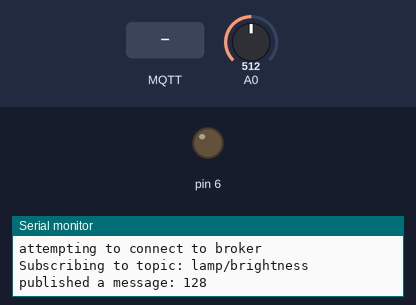
Simulated run of this sketch. Board: Arduino Uno WiFi Rev2. Parts: output pins drawn as LEDs (lit = HIGH), the last lines printed to the serial monitor. The inputs (shaded band) are chosen by the test bench; at power-on: A0 = 512. WiFi joins after 1.5 s; servers stay silent unless stated; no MQTT or app messages arrive unless stated; not simulated (calls return 0 or success): arduino_secrets.h.

Above: at 4.7 s.
4.8 s: MQTT message "5" arrives on the first subscribed topic
At 5.5 s:
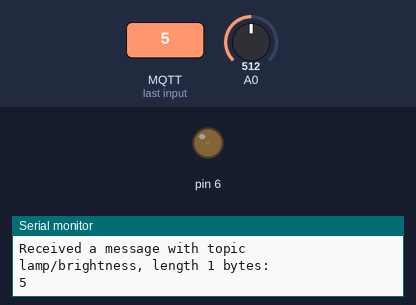
6.3 s: MQTT message "90" arrives on the first subscribed topic
At 6.7 s:
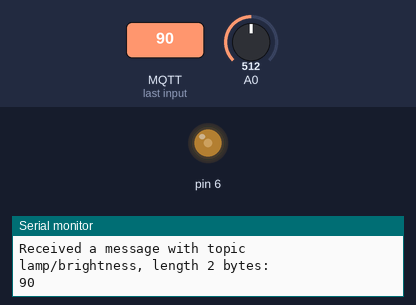
7.8 s: MQTT message "200" arrives on the first subscribed topic
At 9.0 s:
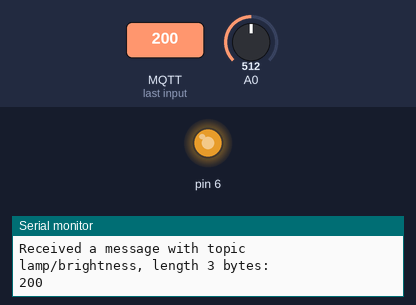
Timing chart, 0 to 10.8 s (numbered marks = the images above; inputs shaded):
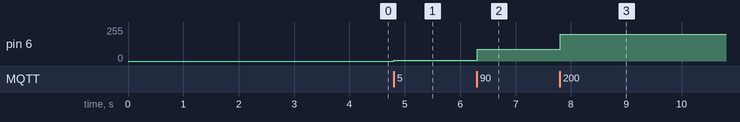

Measured:
- after the input at 4.8 s, pin 6: 0/255 → 5/255 at once
- after the input at 6.3 s, pin 6: 5/255 → 90/255 at once
- after the input at 7.8 s, pin 6: 90/255 → 200/255 at once

The sketch:

ArduinoMqttClientLamp.ino
```cpp
/*
  MQTT Client Lamp sender/receiver

  This sketch demonstrates an MQTT client that connects to a broker, subscribes to a topic,
  and both listens for messages on that topic and sends messages to it, a random number between 0 and 255.
  When the client receives a message, it parses it, and PWMs an LED on pin 6.

  This sketch uses https://public.cloud.shiftr.io as the MQTT broker, but others will work as well.
  See https://tigoe.github.io/mqtt-examples/#broker-client-settings for connection details.

Libraries used:
  * http://librarymanager/All#WiFiNINA or
  * http://librarymanager/All#WiFi101
  * http://librarymanager/All#WiFiS3
  * http://librarymanager/All#ArduinoMqttClient

  the arduino_secrets.h file:
  #define SECRET_SSID ""    // network name
  #define SECRET_PASS ""    // network password
  #define SECRET_MQTT_USER "public" // broker username
  #define SECRET_MQTT_PASS "public" // broker password

  created 11 June 2020
  updated 7 Nov 2024
  by Tom Igoe
*/

#include <WiFiNINA.h>  // use this for Nano 33 IoT, MKR1010, Uno WiFi
// #include <WiFi101.h>    // use this for MKR1000
// #include <WiFiS3.h>  // use this for Uno R4 WiFi
// #include <ESP8266WiFi.h>  // use this for ESP8266-based boards
#include <ArduinoMqttClient.h>
#include "arduino_secrets.h"

// initialize WiFi connection as SSL:
WiFiClient wifi;
MqttClient mqttClient(wifi);

// details for MQTT client:
char broker[] = "yoursite.com";
int port = 1883;
char topic[] = "lamp/brightness";
String clientID = "lightClient-";

// last time the client sent a message, in ms:
long lastSensorReading = 0;
int threshold = 4;

void setup() {
  // initialize serial:
  Serial.begin(9600);
  // wait for serial monitor to open:
  if (!Serial) delay(3000);
  pinMode(6, OUTPUT);
  // connect to WiFi:
  connectToNetwork();
  // make the clientID unique by adding the last three digits of the MAC address:
  byte mac[6];
  WiFi.macAddress(mac);
  for (int i = 0; i < 3; i++) {
    clientID += String(mac[i], HEX);
  }
  // set the credentials for the MQTT client:
  mqttClient.setId(clientID);
  // if needed, login to the broker with a username and password:
  mqttClient.setUsernamePassword(SECRET_MQTT_USER, SECRET_MQTT_PASS);
}

void loop() {
  // if you disconnected from the network, reconnect:
  if (WiFi.status() != WL_CONNECTED) {
    connectToNetwork();
    // skip the rest of the loop until you are connected:
    return;
  }

  // if not connected to the broker, try to connect:
  if (!mqttClient.connected()) {
    Serial.println("attempting to connect to broker");
    connectToBroker();
  }
  // poll for new messages from the broker:
  mqttClient.poll();
 // get an analog reading, divide by 4 to set range to 0-255:

  int sensorReading = analogRead(A0) / 4;

  // once every interval, send a message:
  if (abs(sensorReading - lastSensorReading) > threshold) {
     if (mqttClient.connected()) {
      // start a new message on the topic:
      mqttClient.beginMessage("lamp/knob");
      // print the body of the message:
      mqttClient.print(sensorReading);
      // send the message:
      mqttClient.endMessage();
      // send a serial notification:
      Serial.print("published a message: ");
      Serial.println(sensorReading);
      // save reading for next time:
      lastSensorReading = sensorReading;
    }
  }
}

boolean connectToBroker() {
  // if the MQTT client is not connected:
  if (!mqttClient.connect(broker, port)) {
    // print out the error message:
    Serial.print("MOTT connection failed. Error no: ");
    Serial.println(mqttClient.connectError());
    // return that you're not connected:
    return false;
  }

  // set the message receive callback:
  mqttClient.onMessage(onMqttMessage);
  // subscribe to a topic:
  Serial.print("Subscribing to topic: ");
  Serial.println(topic);
  mqttClient.subscribe(topic);

  // once you're connected, you
  // return that you're connected:
  return true;
}

void onMqttMessage(int messageSize) {
  // we received a message, print out the topic and contents
  Serial.println("Received a message with topic ");
  Serial.print(mqttClient.messageTopic());
  Serial.print(", length ");
  Serial.print(messageSize);
  Serial.println(" bytes:");
  String incoming = "";
  // use the Stream interface to print the contents
  while (mqttClient.available()) {
    incoming += (char)mqttClient.read();
  }
  // convert the incoming string to an int so you can use it:
  int result = incoming.toInt();
  // use the result to dim the builtin LED:
  if (result > 0) {
    analogWrite(6, result);
  }
  // print the result:
  Serial.println(result);
  delay(100);
}

void connectToNetwork() {
  // try to connect to the network:
  while (WiFi.status() != WL_CONNECTED) {
    Serial.println("Attempting to connect to: " + String(SECRET_SSID));
    //Connect to WPA / WPA2 network:
    WiFi.begin(SECRET_SSID, SECRET_PASS);
    delay(2000);
  }

  // print IP address once connected:
  Serial.print("Connected. My IP address: ");
  Serial.println(WiFi.localIP());
}
```
